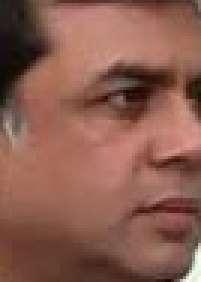
#> input picture Indian_actors_faces/paresh_rawal/05f6d19903.jpg, 67 x 94 px (shown 3 times larger); its folder holds only this picture in this run
$ python -i image_augmentation.py   (imports and definitions only)
#> lines starting #> are read from the running program, lines starting #| are printed output that depends on the picture
#> further down, picture is the input picture: PIL image 67x94 RGB; mean R, G, B 138.5, 93, 79.4
import os
import cv2
import random
import numpy as np
from PIL import Image, ImageEnhance, ImageOps

def augment_image(image):
    """
    Apply random augmentations to an image using Pillow.
    """
    # Random rotation
    if random.random() > 0.5:
        angle = random.uniform(-30, 30)  # Rotate between -30 and 30 degrees
        image = image.rotate(angle, expand=True)
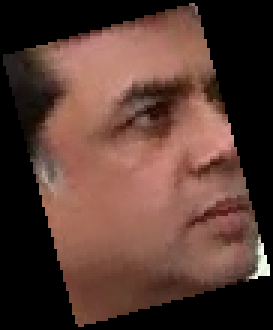
#> image: PIL image 91x110 RGB (shown 3 times larger); mean R, G, B 87.2, 58.5, 50

    # Random horizontal flip
    if random.random() > 0.5:
        image = ImageOps.mirror(image)

    # Random brightness adjustment
    if random.random() > 0.5:
        enhancer = ImageEnhance.Brightness(image)
        factor = random.uniform(0.8, 1.2)  # Brightness factor
        image = enhancer.enhance(factor)

    # Random zoom (crop and resize back)
    if random.random() > 0.5:
        width, height = image.size
#> width = 91; height = 110
        zoom_factor = random.uniform(0.8, 1.2)
        new_width = int(width * zoom_factor)
#> new_width = 87
        new_height = int(height * zoom_factor)
#> new_height = 105
        image = image.resize((new_width, new_height), Image.Resampling.LANCZOS)
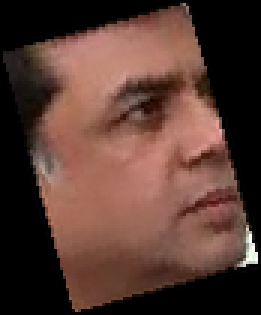
#> image: PIL image 87x105 RGB (shown 3 times larger); mean R, G, B 87.4, 58.7, 50.1
        if zoom_factor > 1:
            left = (new_width - width) // 2
            top = (new_height - height) // 2
            image = image.crop((left, top, left + width, top + height))
        else:
            image = ImageOps.pad(image, (width, height), color=(0, 0, 0))
#> image: PIL image 91x110 RGB

    return image

# [49 lines left out: function preprocess_and_augment_with_pillow, not called in this run]

# # Define input and output directories
# input_directory = "//content//gdrive//MyDrive//My dataset"          # Replace with the path to your dataset folder
# output_directory = "augmented_dataset"           # Where augmented images will be saved

# # Call the preprocessing and augmentation function
# preprocess_and_augment_with_pillow(input_directory, output_directory)

>>> from PIL import Image
>>> picture = Image.open('../Indian_actors_faces/paresh_rawal/05f6d19903.jpg')
>>> result = augment_image(picture)

$ run again, on Indian_actors_faces/paresh_rawal/1419c4dfdb.jpg
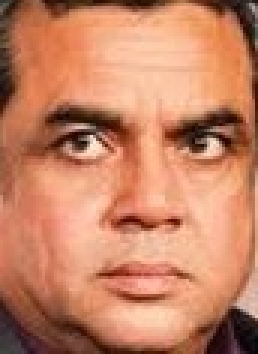
#> input picture Indian_actors_faces/paresh_rawal/1419c4dfdb.jpg, 86 x 118 px (shown 3 times larger)
#> picture is the input picture: PIL image 86x118 RGB; mean R, G, B 197.3, 130.1, 99.8
#> in augment_image, `image = image.rotate(angle, expand=True)`:
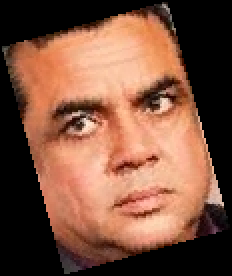
#> image: PIL image 116x138 RGB (shown 2 times larger); mean R, G, B 125.1, 82.5, 63.3
#> in augment_image, `image = image.resize((new_width, new_height), Image.Resampling.LANCZOS)`:
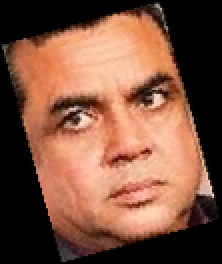
#> image: PIL image 111x132 RGB (shown 2 times larger); mean R, G, B 125.3, 82.6, 63.4

$ run again, on Indian_actors_faces/paresh_rawal/23bee4a033.jpg
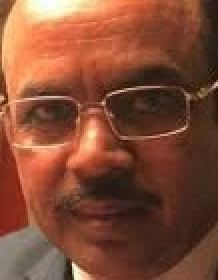
#> input picture Indian_actors_faces/paresh_rawal/23bee4a033.jpg, 109 x 140 px (shown 2 times larger)
#> picture is the input picture: PIL image 109x140 RGB; mean R, G, B 129.8, 75.6, 53
#> in augment_image, `image = image.rotate(angle, expand=True)`:
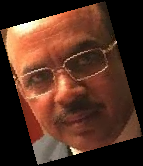
#> image: PIL image 143x166 RGB; mean R, G, B 83.4, 48.6, 34.1
#> in augment_image, `image = image.resize((new_width, new_height), Image.Resampling.LANCZOS)`:
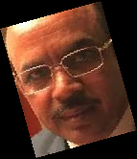
#> image: PIL image 137x159 RGB; mean R, G, B 83.6, 48.7, 34.2

$ run again, on Indian_actors_faces/paresh_rawal/3dae14b160.jpg
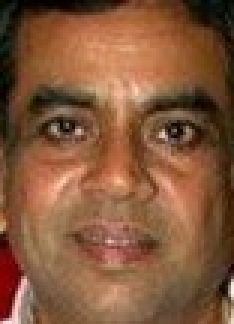
#> input picture Indian_actors_faces/paresh_rawal/3dae14b160.jpg, 78 x 108 px (shown 3 times larger)
#> picture is the input picture: PIL image 78x108 RGB; mean R, G, B 131.4, 87.4, 58.8
#> in augment_image, `image = image.rotate(angle, expand=True)`:
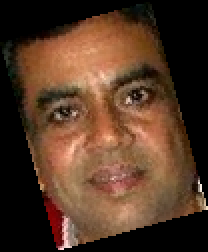
#> image: PIL image 104x126 RGB (shown 2 times larger); mean R, G, B 84.5, 56.1, 37.8
#> in augment_image, `image = image.resize((new_width, new_height), Image.Resampling.LANCZOS)`:
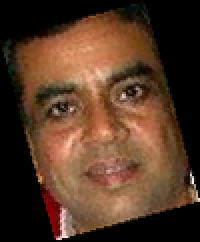
#> image: PIL image 100x121 RGB (shown 2 times larger); mean R, G, B 84.6, 56.3, 37.9
